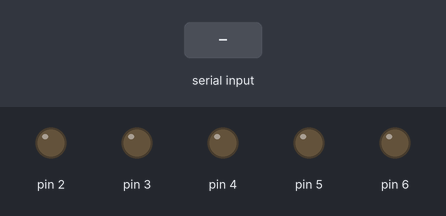
A sketch run on a simulated Arduino Uno, built with avr-gcc and run on an emulated ATmega328P. Parts: output pins drawn as LEDs (lit = HIGH). The test bench sets the inputs (shaded band).

Above: at 1.2 s.
1.3 s: "2" received over the second serial link
At 2.3 s:
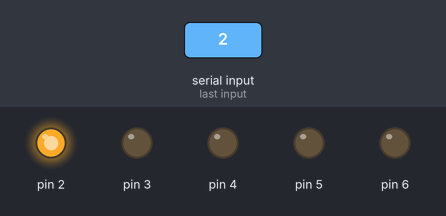
2.8 s: "3" received over the second serial link
At 3.4 s:
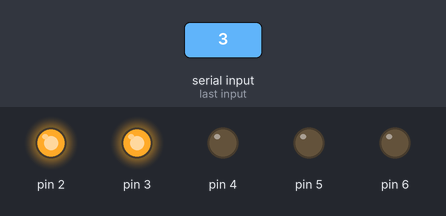
4.3 s: "4" received over the second serial link
At 4.6 s:
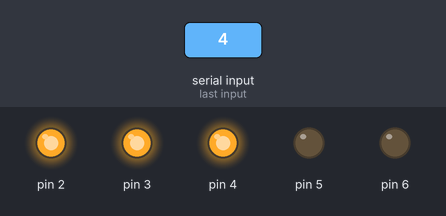
5.8 s: "5" received over the second serial link
At 6.9 s:
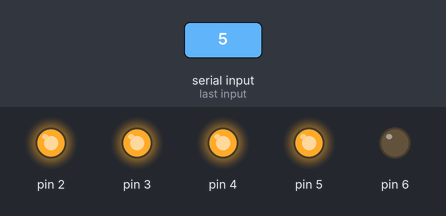
7.3 s: "6" received over the second serial link
At 8.1 s:
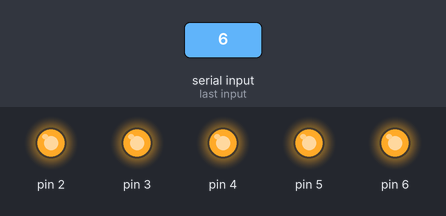
8.8 s: "2" received over the second serial link
At 9.2 s:
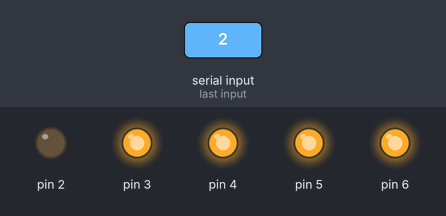
Timing chart, 0 to 11.3 s (numbered marks = the images above; inputs shaded):
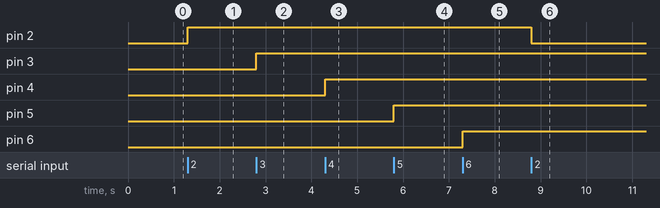

The sketch:

bluetooth_led_individual.ino
```cpp
#include "SoftwareSerial.h"

SoftwareSerial MyBlue(8, 9);
int val;
int ON2 = 0;
int ON3 = 0;
int ON4 = 0;
int ON5 = 0;
int ON6 = 0;

void setup() {
  MyBlue.begin(9600);
  pinMode(2, OUTPUT);
  pinMode(3, OUTPUT);
  pinMode(4, OUTPUT);
  pinMode(5, OUTPUT);
  pinMode(6, OUTPUT);
}
void loop() {

  if (MyBlue.available()) {
    val = MyBlue.read();
  }

  if (val == '2') {
    ON2 = !ON2;
  }
  if (val == '3') {
    ON3 = !ON3;
  }
  if (val == '4') {
    ON4 = !ON4;
  }
  if (val == '5') {
    ON5 = !ON5;
  }
  if (val == '6') {
    ON6 = !ON6;
  }
  digitalWrite(2, ON2);
  digitalWrite(3, ON3);
  digitalWrite(4, ON4);
  digitalWrite(5, ON5);
  digitalWrite(6, ON6);
  val = 0;
}
```

Measured:
- after the input at 1.3 s, pin 2: LOW → HIGH at once
- after the input at 2.8 s, pin 3: LOW → HIGH at once
- after the input at 4.3 s, pin 4: LOW → HIGH at once
- after the input at 5.8 s, pin 5: LOW → HIGH at once
- after the input at 7.3 s, pin 6: LOW → HIGH at once
- after the input at 8.8 s, pin 2: HIGH → LOW at once
